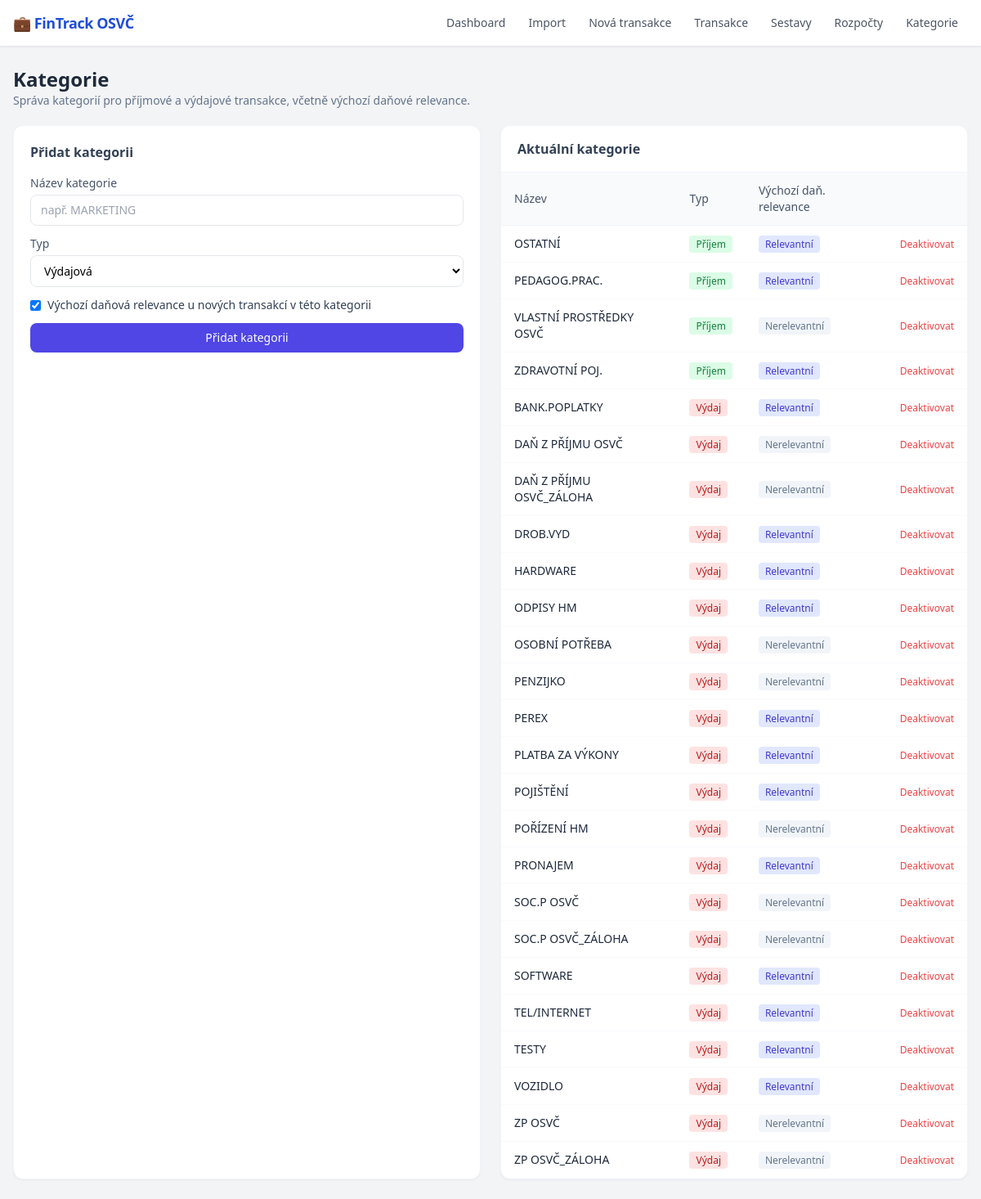
The page /categories on the database its author committed.
### database.py (models this page shows)
class Category(Base):
    __tablename__ = "categories"
    id = Column(Integer, primary_key=True, index=True)
    name = Column(String, unique=True, nullable=False)
    is_active = Column(Boolean, default=True)
    category_type = Column(String, default="expense")
    default_tax_relevant = Column(Boolean, default=True)
    transactions = relationship("Transaction", back_populates="category", foreign_keys="Transaction.category_id")
    rules = relationship("ClassificationRule", back_populates="category")
    budgets = relationship("Budget", back_populates="category")

### main.py (the view)
@app.get("/categories", response_class=HTMLResponse)
async def categories_page(request: Request):
    db = SessionLocal()
    try:
        cats = db.query(Category).filter(Category.is_active == True).order_by(Category.category_type.desc(), Category.name).all()
        cat_list = [{"id": c.id, "name": c.name, "cat_type": c.category_type or "expense",
                     "default_tax_relevant": c.default_tax_relevant} for c in cats]
        return render("categories.html", categories=cat_list, msg=None)
    finally:
        db.close()

### templates/categories.html (shortened to what this page needs)
{% extends "base.html" %}
{% block content %}
<div class="mb-5">
  <h1 class="text-2xl font-bold text-slate-800">Kategorie</h1>
  <p class="text-slate-500 text-sm">Správa kategorií pro příjmové a výdajové transakce, včetně výchozí daňové relevance.</p>
</div>
<div class="grid grid-cols-1 md:grid-cols-2 gap-6">
  <div class="bg-white rounded-xl shadow-sm border border-slate-100 p-5">
    <h2 class="font-semibold text-slate-700 mb-4">Přidat kategorii</h2>
    <form method="post" action="/categories/add" class="space-y-3">
      <div>
        <label class="block text-sm text-slate-600 mb-1">Název kategorie</label>
        <input type="text" name="name" required class="w-full border rounded-lg px-3 py-2 text-sm" placeholder="např. MARKETING">
      </div>
      <div>
        <label class="block text-sm text-slate-600 mb-1">Typ</label>
        <select name="cat_type" class="w-full border rounded-lg px-3 py-2 text-sm bg-white">
          <option value="expense">Výdajová</option>
        </select>
      </div>
      <div>
        <label class="flex items-center gap-2 text-sm text-slate-700">
          <input type="checkbox" name="default_tax_relevant" value="1" checked>
          Výchozí daňová relevance u nových transakcí v této kategorii
        </label>
      </div>
      <button type="submit" class="w-full bg-indigo-600 text-white px-4 py-2 rounded-lg text-sm hover:bg-indigo-700">Přidat kategorii</button>
    </form>
  </div>
  <div class="bg-white rounded-xl shadow-sm border border-slate-100 overflow-hidden">
    <div class="px-5 py-4 border-b border-slate-100">
      <h2 class="font-semibold text-slate-700">Aktuální kategorie</h2>
    </div>
    <table class="w-full text-sm">
      <thead class="bg-slate-50 border-b border-slate-100">
        <tr>
          <th class="text-left px-4 py-3 text-slate-600 font-medium">Název</th>
          <th class="text-left px-4 py-3 text-slate-600 font-medium">Typ</th>
          <th class="text-left px-4 py-3 text-slate-600 font-medium">Výchozí daň. relevance</th>
          <th class="px-4 py-3"></th>
        </tr>
      </thead>
      <tbody>
        {% for c in categories %}
        <tr class="border-b border-slate-50 hover:bg-slate-50">
          <td class="px-4 py-3 font-medium text-slate-800">{{ c.name }}</td>
          <td class="px-4 py-3">
            <span class="px-2 py-0.5 rounded text-xs {% if c.cat_type == 'income' %}bg-green-100 text-green-700{% else %}bg-red-100 text-red-700{% endif %}">
              {% if c.cat_type == 'income' %}Příjem{% else %}Výdaj{% endif %}
            </span>
          </td>
          <td class="px-4 py-3">
            <span class="px-2 py-0.5 rounded text-xs {% if c.default_tax_relevant %}bg-indigo-100 text-indigo-700{% else %}bg-slate-100 text-slate-500{% endif %}">
              {% if c.default_tax_relevant %}Relevantní{% else %}Nerelevantní{% endif %}
            </span>
          </td>
          <td class="px-4 py-3 text-right">
            <form method="post" action="/categories/delete/{{ c.id }}" onsubmit="return confirm('Deaktivovat kategorii {{ c.name }}? Historické transakce v ní zůstanou zachovány.');">
              <button type="submit" class="text-xs text-red-500 hover:text-red-700">Deaktivovat</button>
            </form>
          </td>
        </tr>
        {% else %}
        <tr>
          <td colspan="4" class="px-4 py-8 text-center text-slate-400">Žádné kategorie.</td>
        </tr>
        {% endfor %}
      </tbody>
    </table>
  </div>
</div>
{% endblock %}

### rows shown on the page
Category: name "OSTATNÍ", category_type "Příjem", shows "Relevantní"
Category: name "PEDAGOG.PRAC.", category_type "Příjem", shows "Relevantní"
Category: name "VLASTNÍ PROSTŘEDKY OSVČ", category_type "Příjem", shows "Nerelevantní"
Category: name "ZDRAVOTNÍ POJ.", category_type "Příjem", shows "Relevantní"
Category: name "BANK.POPLATKY", category_type "Výdaj", shows "Relevantní"
Category: name "DAŇ Z PŘÍJMU OSVČ", category_type "Výdaj", shows "Nerelevantní"
Category: name "DAŇ Z PŘÍJMU OSVČ_ZÁLOHA", category_type "Výdaj", shows "Nerelevantní"
Category: name "DROB.VYD", category_type "Výdaj", shows "Relevantní"
Category: name "HARDWARE", category_type "Výdaj", shows "Relevantní"
Category: name "ODPISY HM", category_type "Výdaj", shows "Relevantní"
Category: name "OSOBNÍ POTŘEBA", category_type "Výdaj", shows "Nerelevantní"
Category: name "PENZIJKO", category_type "Výdaj", shows "Nerelevantní"
Category: name "PEREX", category_type "Výdaj", shows "Relevantní"
Category: name "PLATBA ZA VÝKONY", category_type "Výdaj", shows "Relevantní"
Category: name "POJIŠTĚNÍ", category_type "Výdaj", shows "Relevantní"
Category: name "POŘÍZENÍ HM", category_type "Výdaj", shows "Nerelevantní"
Category: name "PRONAJEM", category_type "Výdaj", shows "Relevantní"
Category: name "SOC.P OSVČ", category_type "Výdaj", shows "Nerelevantní"
Category: name "SOC.P OSVČ_ZÁLOHA", category_type "Výdaj", shows "Nerelevantní"
Category: name "SOFTWARE", category_type "Výdaj", shows "Relevantní"
Category: name "TEL/INTERNET", category_type "Výdaj", shows "Relevantní"
Category: name "TESTY", category_type "Výdaj", shows "Relevantní"
Category: name "VOZIDLO", category_type "Výdaj", shows "Relevantní"
Category: name "ZP OSVČ", category_type "Výdaj", shows "Nerelevantní"
Category: name "ZP OSVČ_ZÁLOHA", category_type "Výdaj", shows "Nerelevantní"
